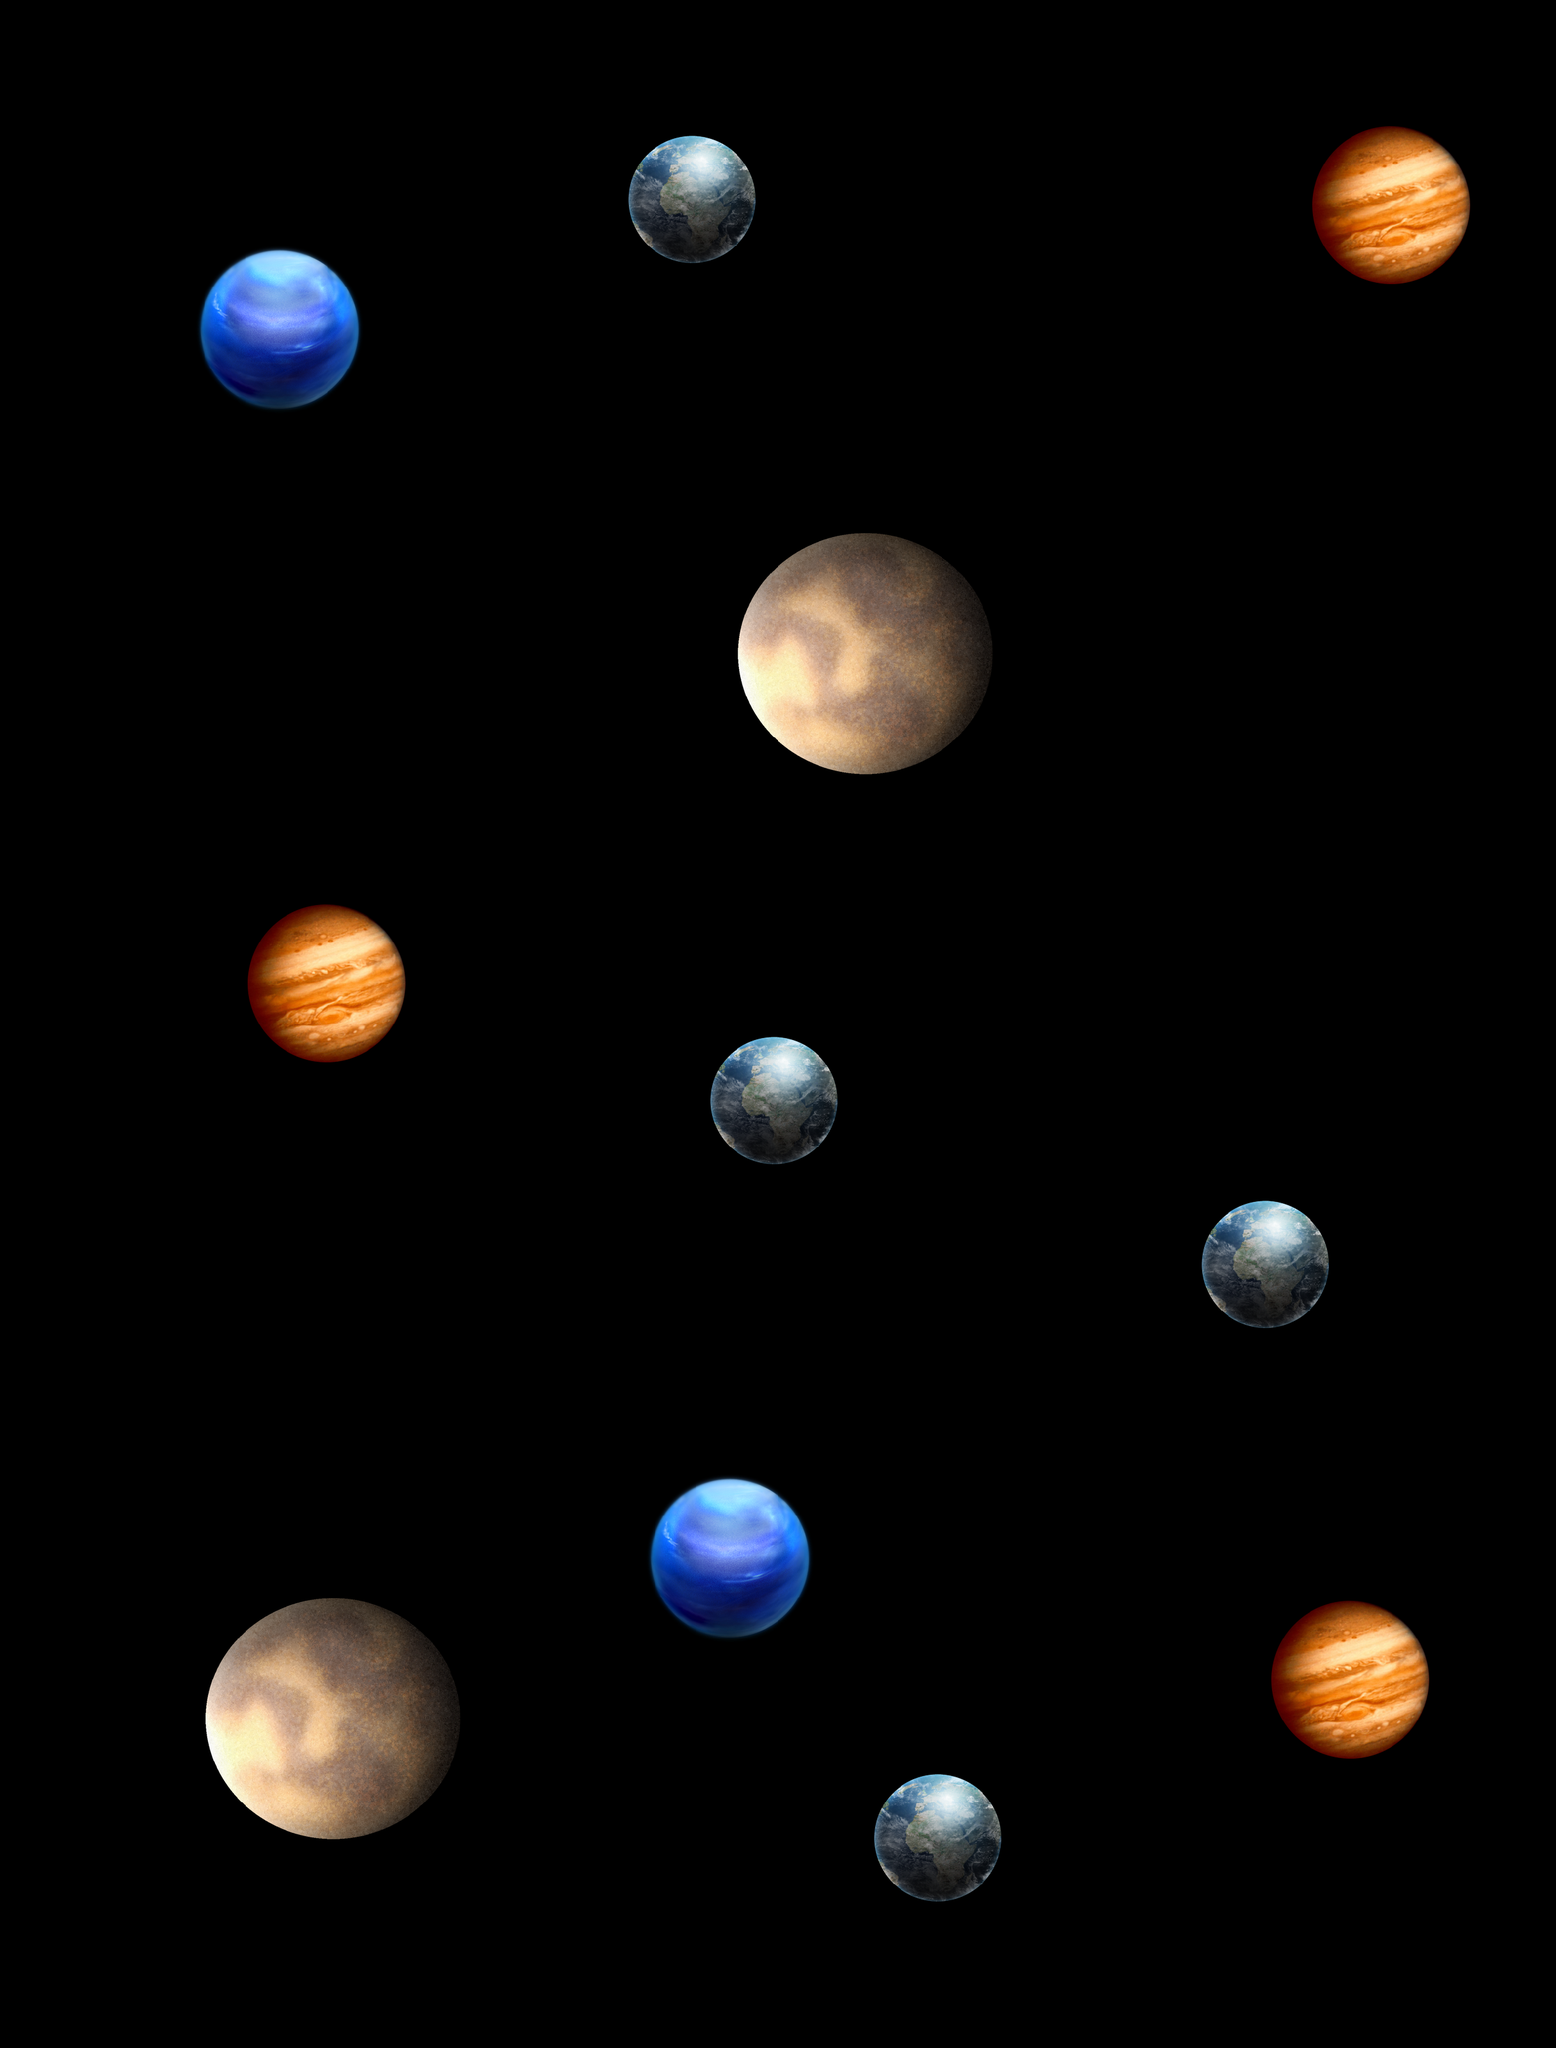

A level layout from a 2D game, rendered from its tile map. Below: a short description, then the map file with tile-grid data replaced by summaries:
An orthogonal 38x50 tile map with 64x64 px tiles, 1 tile layer (Planets).

<map version="1.0" orientation="orthogonal" width="38" height="50" tilewidth="64" tileheight="64">
 <tileset firstgid="1" name="SpaceBackground_default" tilewidth="64" tileheight="64" spacing="1" margin="1">
  <image source="SpaceBackground_default.png" width="2048" height="2048" />
 </tileset>
 <layer name="Planets" width="38" height="50">
  <data>[1900 cells, 246 non-empty, 99 distinct tile ids]</data>
 </layer>
</map>
